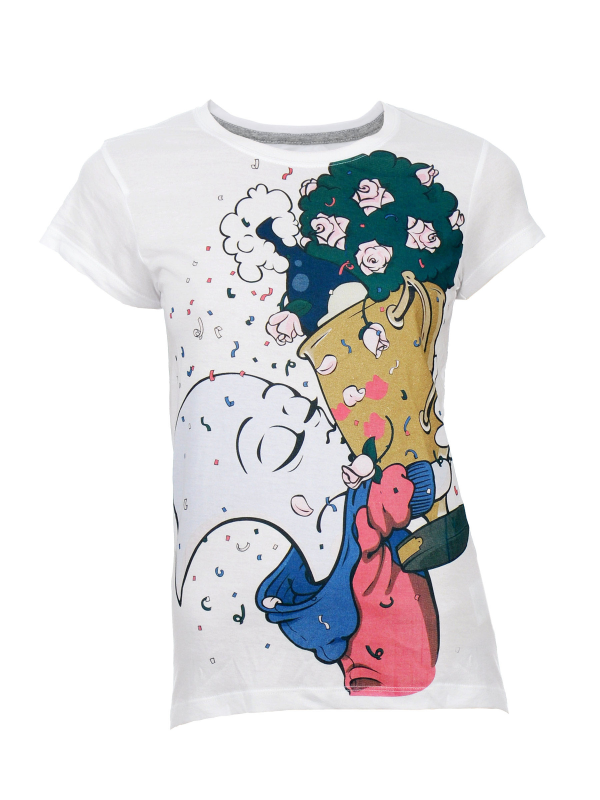
#> input picture test_dataset/multimodal/images/product1_good.jpg.jpg, 1800 x 2400 px (shown at 1/3 size)
$ python -i vision.py   (imports and definitions only)
#> lines starting #> are read from the running program, lines starting #| are printed output that depends on the picture
"""Utility functions for vision tasks."""

import base64
from io import BytesIO
from typing import Optional, Tuple, Union, List, Dict, Any
import numpy as np
from PIL import Image, ImageOps, ImageEnhance, ImageFilter, ImageChops


def load_image(image: Union[str, Image.Image, np.ndarray]) -> Image.Image:
    """Load image from various input types.

    Parameters
    ----------
    image : Union[str, Image.Image, np.ndarray]
        Input image as file path, PIL Image, or numpy array

    Returns
    -------
    Image.Image
        PIL Image object
    """
    if isinstance(image, str):
        return Image.open(image)
    elif isinstance(image, np.ndarray):
        return Image.fromarray(image)
    elif isinstance(image, Image.Image):
        return image
    else:
        raise ValueError(
            f"Unsupported image type: {type(image)}. "
            "Must be file path, PIL Image, or numpy array."
        )


# [471 lines left out: functions encode_image, resize_image, normalize_image, validate_image, enhance_image, apply_filters and 5 more, not called in this run]


def apply_artistic_filters(
    image: Union[str, Image.Image, np.ndarray],
    style: str = "sketch",  # "sketch", "watercolor", "oil_painting"
    intensity: float = 1.0
) -> Image.Image:
    """Apply artistic filters to image.

    Parameters
    ----------
    image : Union[str, Image.Image, np.ndarray]
        Input image
    style : str, optional
        Artistic style to apply, by default "sketch"
    intensity : float, optional
        Effect intensity, by default 1.0

    Returns
    -------
    Image.Image
        Stylized image
    """
    img = load_image(image)

    if style == "sketch":
        # Convert to grayscale and invert
        gray = ImageOps.grayscale(img)
        inverted = ImageOps.invert(gray)
        # Apply Gaussian blur
        blurred = inverted.filter(ImageFilter.GaussianBlur(radius=intensity * 3))
        # Blend with original
        return ImageChops.dodge(gray, blurred)

    elif style == "watercolor":
        # Reduce color palette
        img = img.quantize(colors=32).convert('RGB')
        # Apply median filter for smooth transitions
        img = img.filter(ImageFilter.MedianFilter(size=int(intensity * 3)))
        # Enhance color and contrast
        img = ImageEnhance.Color(img).enhance(1.5)
        img = ImageEnhance.Contrast(img).enhance(1.2)
        return img

    elif style == "oil_painting":
        # Apply edge enhancement
        img = img.filter(ImageFilter.EDGE_ENHANCE)
        # Reduce detail with median filter
        img = img.filter(ImageFilter.MedianFilter(size=int(intensity * 5)))
        # Enhance color and contrast
        img = ImageEnhance.Color(img).enhance(1.3)
        img = ImageEnhance.Contrast(img).enhance(1.3)
        return img

    else:
        raise ValueError(f"Unsupported style: {style}")


# [162 lines left out: functions create_image_collage, analyze_image_composition, not called in this run]

>>> import cv2
>>> picture = cv2.imread('../../test_dataset/multimodal/images/product1_good.jpg.jpg', cv2.IMREAD_GRAYSCALE)
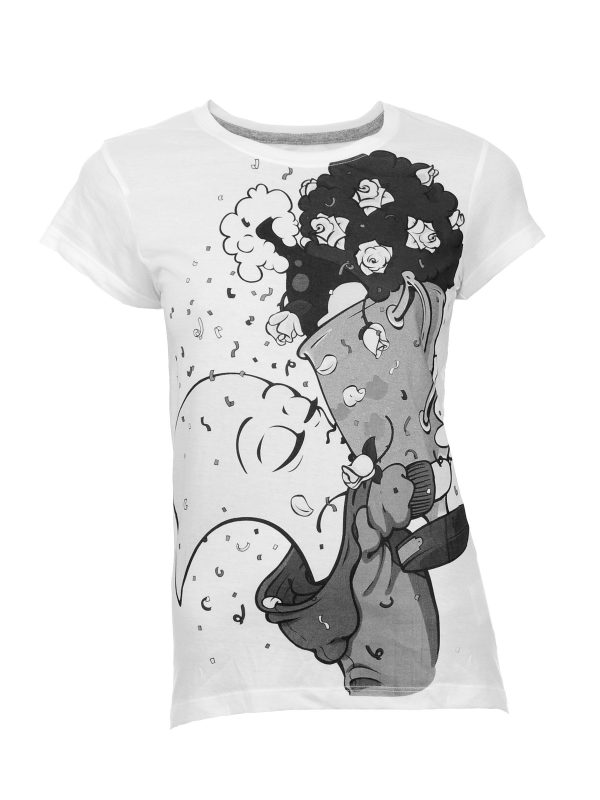
#> picture: shape (2400, 1800) (shown at 1/3 size); min 0, max 255, mean 224.2
>>> result = apply_artistic_filters(picture)
#> in apply_artistic_filters, `inverted = ImageOps.invert(gray)`:
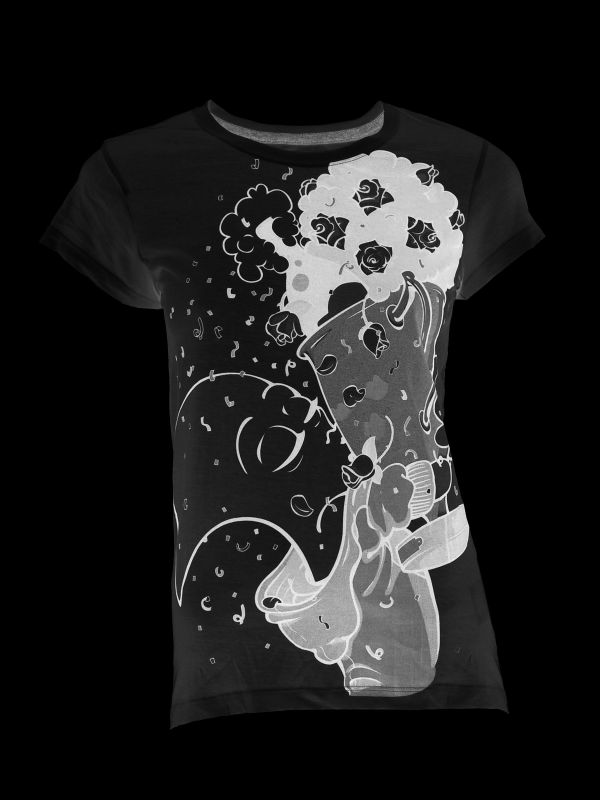
#> inverted: PIL image 1800x2400 L (shown at 1/3 size); min 0, max 255, mean 30.8
#> (the run stopped early here; a loop or call above may not have finished)
